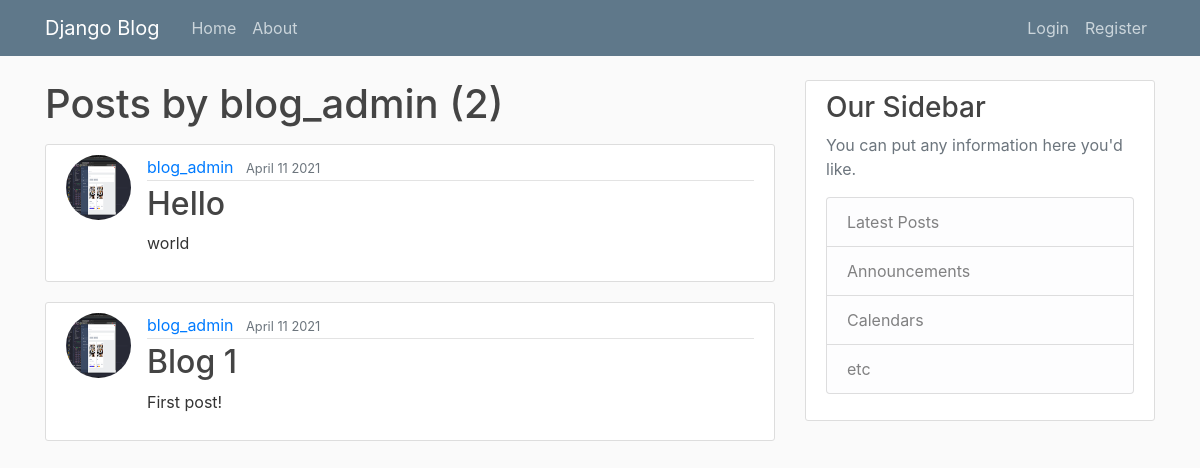
Page /user/blog_admin/ on the earlier database version.
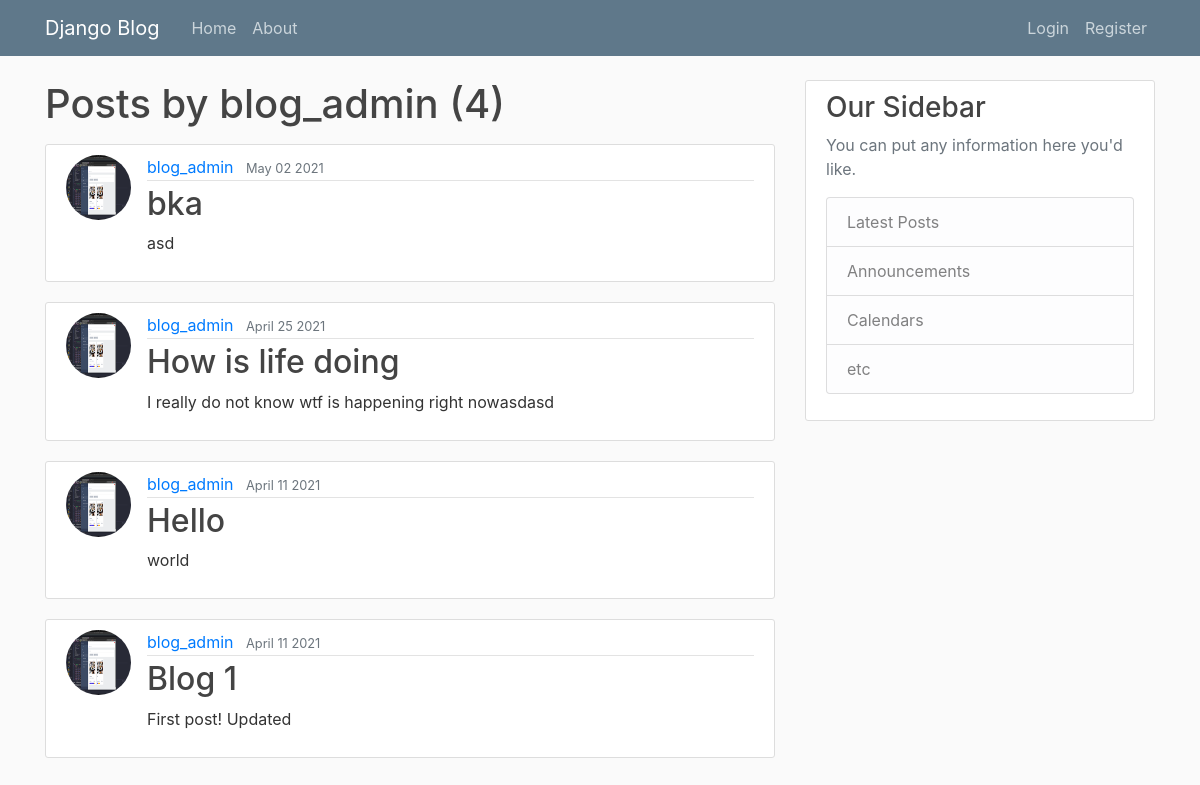
Same page on the later database version.
### blogs/models.py (models this page shows, shortened)
class Post(models.Model):
    title = models.CharField(max_length=200)
    content = models.TextField()
    date_posted = models.DateTimeField(default=timezone.now)
    author = models.ForeignKey(to=User, on_delete=models.CASCADE)

### users/models.py (models this page shows, shortened)
class Profile(models.Model):
    user = models.OneToOneField(to=User, on_delete=models.CASCADE)
    image = models.ImageField(default='default.jpg', upload_to='profile_pics')

### blogs/views.py (the view)
# urls.py: path('user/<str:username>/', UserPostListView.as_view(), name='user-posts')
class UserPostListView(ListView):
    model = Post
    template_name = 'blogs/user_posts.html'
    context_object_name = 'posts'
    paginate_by = 4
    def get_queryset(self):
        user = get_object_or_404(User, username=self.kwargs.get('username'))
        return Post.objects.filter(author=user).order_by('-date_posted')

### blogs/templates/blogs/user_posts.html (shortened to what this page needs)
{% extends 'blogs/base.html' %}
{% block content %}
    <h1 class="mb-3">Posts by {{ view.kwargs.username }} ({{ page_obj.paginator.count }})</h1>
    {% for post in posts %}
        <article class="media content-section">
            <img src="{{ post.author.profile.image.url }}" class="rounded-circle article-img" alt="">
            <div class="media-body">
                <div class="article-metadata">
                    <a class="mr-2" href="{% url 'blogs:user-posts' post.author.username %}">{{ post.author }}</a>
                    <small class="text-muted">{{ post.date_posted|date:"F d Y" }}</small>
                </div>
                <h2><a class="article-title" href="{% url 'blogs:post-detail' post.id %}">{{ post.title }}</a></h2>
                <p class="article-content">{{ post.content }}</p>
            </div>
        </article>
    {% endfor %}
{% endblock content %}

Differences in the rows shown:
added Post: author.profile.image (picture), author "blog_admin", date_posted "May 02 2021", title "bka", content "asd"
now on this page (row edited): Post: author.profile.image (picture), author "blog_admin", date_posted "April 25 2021", title "How is life doing", content "I really do not know wtf is happening right nowasdasd"
changed Post "Blog 1": content "First post!" → "First post! Updated"
Other differences:
{{ page_obj.paginator.count }}: "2" → "4"
